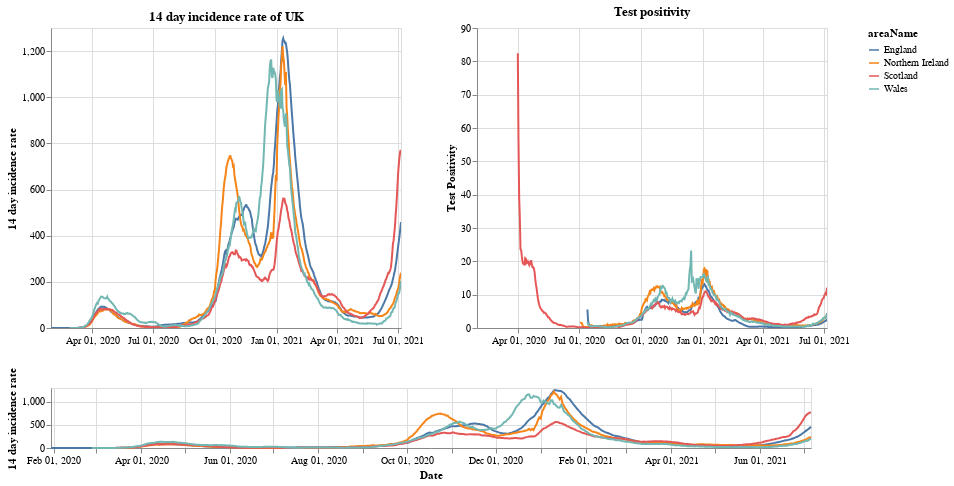

The notebook cell saved with this chart:
### Markdown cell above
# Plots

First a plot with each country in the UK. The top right shows the positivity rate for (which is the percentage of registered tests which were positive) while the top left is the 14 day incidence rate. The bottom chart can be used to select the timeframe (does not work on a mobile device).

### Code cell
#collapse
brush = alt.selection(type='interval', name='DateBrush',encodings=['x'],fields=['Time'])
leg_selection = alt.selection_multi(fields=['areaName'], bind='legend')

base = alt.Chart(uk_cases).mark_line().encode(
    x=alt.X("yearmonthdate(date):T", axis=alt.Axis(title='Date')),
    y=alt.Y("twoWeeklyCasesRate:Q", axis=alt.Axis(title='14 day incidence rate')),
    tooltip=['areaName', 'date','twoWeeklyCasesRate', 'testPositivity'],
    color='areaName',
    opacity=alt.condition(leg_selection, alt.value(2), alt.value(0.1))
).add_selection(leg_selection).properties(width=350)

upper = base.encode(alt.X('yearmonthdate(date):T', axis=alt.Axis(title=''),
                         scale=alt.Scale(domain=brush))
                   ).properties(title=f'14 day incidence rate of UK')
upper_right = upper.encode(alt.Y('testPositivity:Q', axis=alt.Axis(title='Test Positivity'))).properties(title='Test positivity')
lower = base.properties(height=60, width = 760).add_selection(brush)

(upper | upper_right) & lower

### Figure 1 — Vega-Lite specification as saved in the notebook (floating-point values rounded to 4 significant figures; data arrays with more than 128 entries replaced by an {"elided": "..."} marker saying what was removed)
{"config": {"view": {"continuousWidth": 400, "continuousHeight": 300}}, "vconcat": [{"hconcat": [{"mark": "line", "encoding": {"color": {"type": "nominal", "field": "areaName"}, "opacity": {"condition": {"value": 2, "selection": "selector001"}, "value": 0.1}, "tooltip": [{"type": "nominal", "field": "areaName"}, {"type": "temporal", "field": "date"}, {"type": "quantitative", "field": "twoWeeklyCasesRate"}, {"type": "quantitative", "field": "testPositivity"}], "x": {"type": "temporal", "axis": {"title": ""}, "field": "date", "scale": {"domain": {"selection": "DateBrush"}}, "timeUnit": "yearmonthdate"}, "y": {"type": "quantitative", "axis": {"title": "14 day incidence rate"}, "field": "twoWeeklyCasesRate"}}, "selection": {"selector001": {"type": "multi", "fields": ["areaName"], "bind": "legend"}}, "title": "14 day incidence rate of UK", "width": 350}, {"mark": "line", "encoding": {"color": {"type": "nominal", "field": "areaName"}, "opacity": {"condition": {"value": 2, "selection": "selector001"}, "value": 0.1}, "tooltip": [{"type": "nominal", "field": "areaName"}, {"type": "temporal", "field": "date"}, {"type": "quantitative", "field": "twoWeeklyCasesRate"}, {"type": "quantitative", "field": "testPositivity"}], "x": {"type": "temporal", "axis": {"title": ""}, "field": "date", "scale": {"domain": {"selection": "DateBrush"}}, "timeUnit": "yearmonthdate"}, "y": {"type": "quantitative", "axis": {"title": "Test Positivity"}, "field": "testPositivity"}}, "selection": {"selector001": {"type": "multi", "fields": ["areaName"], "bind": "legend"}}, "title": "Test positivity", "width": 350}]}, {"mark": "line", "encoding": {"color": {"type": "nominal", "field": "areaName"}, "opacity": {"condition": {"value": 2, "selection": "selector001"}, "value": 0.1}, "tooltip": [{"type": "nominal", "field": "areaName"}, {"type": "temporal", "field": "date"}, {"type": "quantitative", "field": "twoWeeklyCasesRate"}, {"type": "quantitative", "field": "testPositivity"}], "x": {"type": "temporal", "axis": {"title": "Date"}, "field": "date", "timeUnit": "yearmonthdate"}, "y": {"type": "quantitative", "axis": {"title": "14 day incidence rate"}, "field": "twoWeeklyCasesRate"}}, "height": 60, "selection": {"selector001": {"type": "multi", "fields": ["areaName"], "bind": "legend"}, "DateBrush": {"type": "interval", "encodings": ["x"], "fields": ["Time"]}}, "width": 760}], "data": {"name": "data-bb014557de80d41f19ac12d5ff3f9bf8"}, "$schema": "https://vega.github.io/schema/vega-lite/v4.8.1.json", "datasets": {"data-bb014557de80d41f19ac12d5ff3f9bf8": {"elided": "2004 records"}}}
